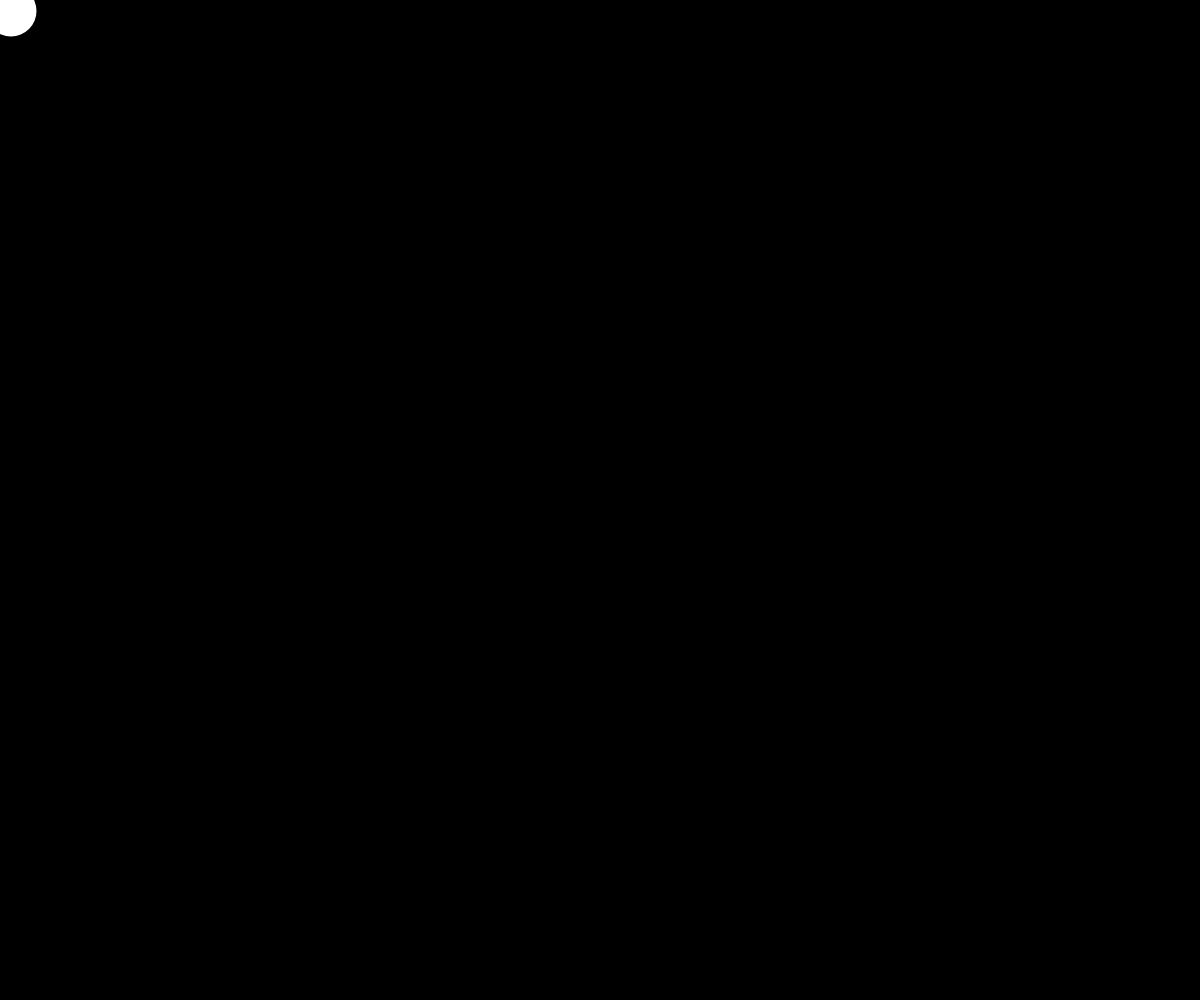
Frame 1 (no input)
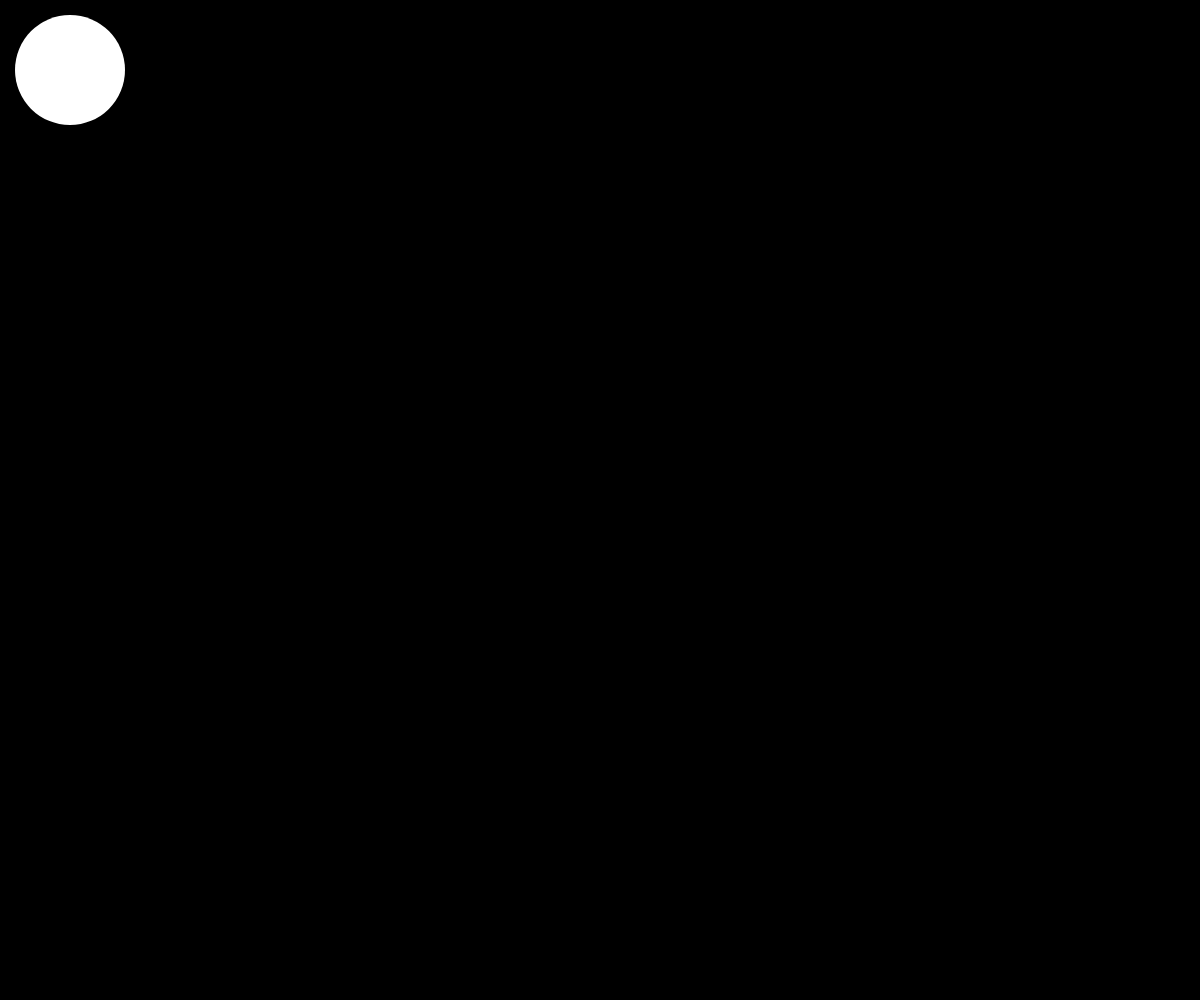
Frame 60 (no input)
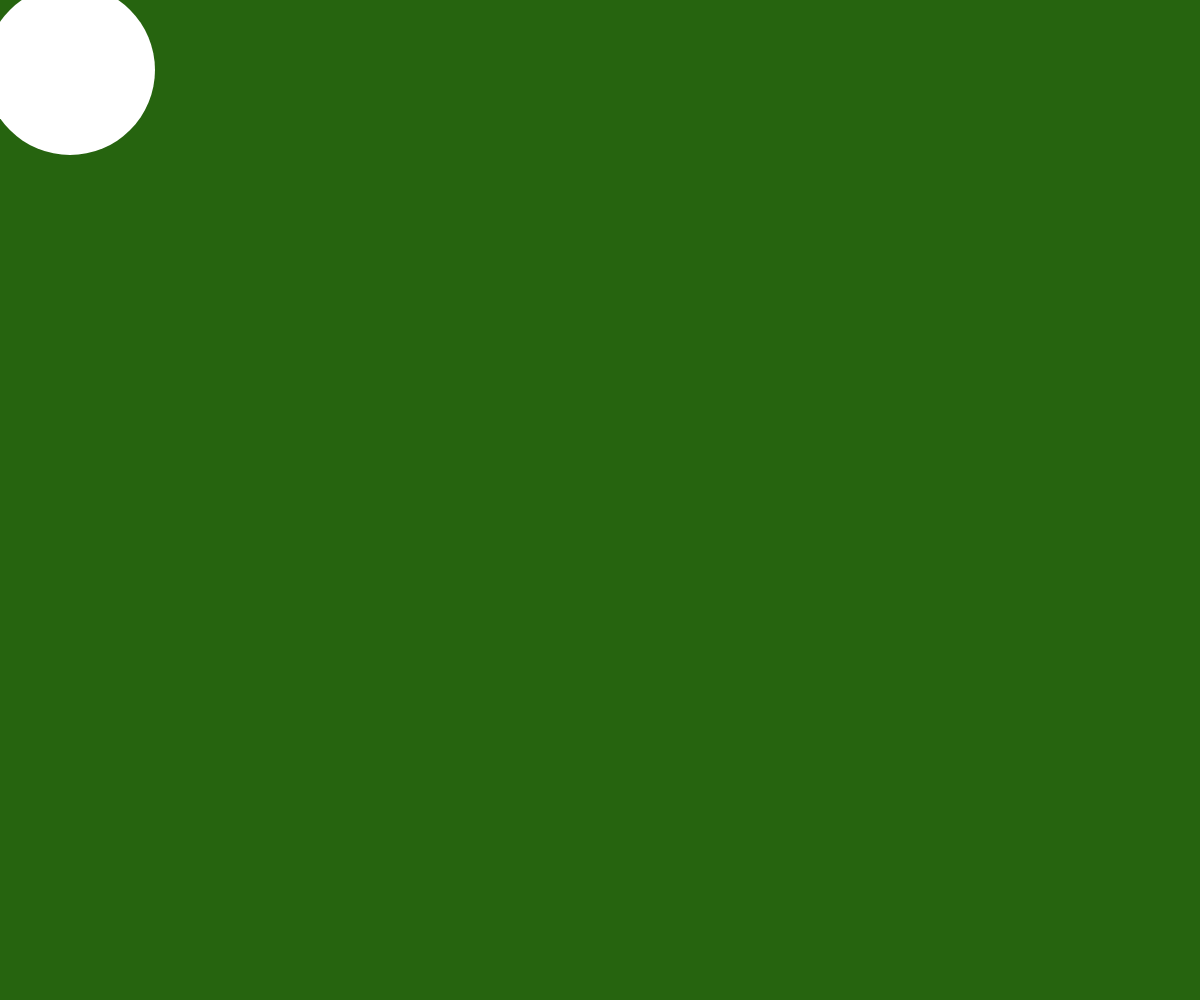
Frame 120 (the mouse pressed at the canvas centre since frame 60)

The p5.js sketch that drew these frames (run headless with seeded random() and noise() and a simulated clock; from frame 60 on, the mouse is pressed at the canvas centre):

// p5.js sketch
// ── sketch.js


let ball = {};
ball.width = 50;
ball.x = 10;
ball.y = 10;
ball.delta_x = 1;
ball.delta_y = 1;
ball.scale_x = 1;
ball.scale_y = 1;
let ballColor;
let back_color = 0;


function setup() {
    createCanvas(windowWidth, windowHeight);
}



function draw() {

  //**************
  // if statement making the backround flash random colors if the mouse is mousePressed
  //************
  if ( mouseIsPressed ) {
         background( random(255), random(255), random(255) );

     } else {
         background(back_color);
}


//updating ball.x and ball.y.
// creating the ball color
    ball.x += ball.delta_x * ball.scale_x;
    ball.y += ball.delta_y * ball.scale_y;
    ball.width += 1
    ballColor = (255);


// If statement to change ball ballColor
  if ( ball.x >= width/2 ) {
    ballColor = color( random (255), random(255), random(255));

  }
// if statement changing the ball size to grow smaller once it reaches 200 pixels

  if ( ball.width >= 200 ) {
    ball.width = -1 * ball.width
  }

// If ball reaches the edges of the width it reverses direction
    if (ball.x >= width || ball.x <= 0) {
        ball.delta_x = -1 * ball.delta_x;
    }
//If the ball reaches the edges of the height it changes direction
    if (ball.y >= height || ball.y <= 0) {
        ball.delta_y = -1 * ball.delta_y;
    }
    noStroke();
    fill( ballColor );
    ellipse(ball.x, ball.y, ball.width, ball.width);
}

function mousePressed() {
    ball.scale_x = map(mouseX, 0, width, -10, 10);
    ball.scale_y = map(mouseY, 0, height, -10, 10);

}
